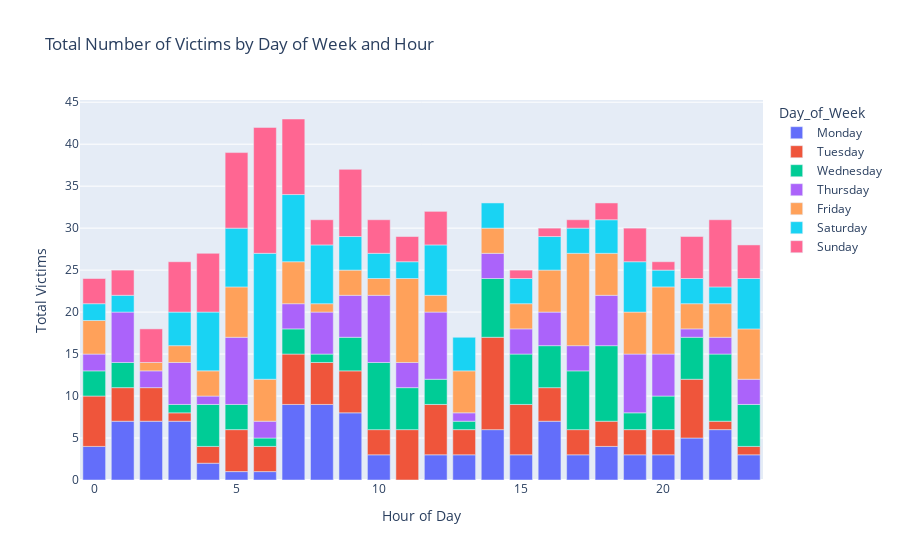

Write notebook code for a chart like this one.
### Code cell
import plotly.express as px

# Group data by day name and hour, summing 'n_victimas'
grouped_data = data_hm.groupby([data_hm['fecha_hora'].dt.day_name().rename('Day_of_Week'), 
                                 data_hm['fecha_hora'].dt.hour.rename('Hour_of_Day')])['n_victimas'].sum().reset_index()

# Create a bar plot using Plotly Express
fig = px.bar(grouped_data, x='Hour_of_Day', y='n_victimas', color='Day_of_Week', 
             title='Total Number of Victims by Day of Week and Hour',
             labels={'Hour_of_Day': 'Hour of Day', 'n_victimas': 'Total Victims'},
             category_orders={'Day_of_Week': ['Monday', 'Tuesday', 'Wednesday', 'Thursday', 'Friday', 'Saturday', 'Sunday']})

# Show the plot
fig.show()

### Figure 1 — Plotly figure (JSON) as saved in the notebook; plotly's stock layout.template omitted (floating-point values rounded to 4 significant figures)
{"data": [{"alignmentgroup": "True", "hovertemplate": "Day_of_Week=Monday<br>Hour of Day=%{x}<br>Total Victims=%{y}<extra></extra>", "legendgroup": "Monday", "marker": {"color": "#636efa", "pattern": {"shape": ""}}, "name": "Monday", "offsetgroup": "Monday", "orientation": "v", "showlegend": true, "textposition": "auto", "type": "bar", "x": [0, 1, 2, 3, 4, 5, 6, 7, 8, 9, 10, 12, 13, 14, 15, 16, 17, 18, 19, 20, 21, 22, 23], "xaxis": "x", "y": [4, 7, 7, 7, 2, 1, 1, 9, 9, 8, 3, 3, 3, 6, 3, 7, 3, 4, 3, 3, 5, 6, 3], "yaxis": "y"}, {"alignmentgroup": "True", "hovertemplate": "Day_of_Week=Tuesday<br>Hour of Day=%{x}<br>Total Victims=%{y}<extra></extra>", "legendgroup": "Tuesday", "marker": {"color": "#EF553B", "pattern": {"shape": ""}}, "name": "Tuesday", "offsetgroup": "Tuesday", "orientation": "v", "showlegend": true, "textposition": "auto", "type": "bar", "x": [0, 1, 2, 3, 4, 5, 6, 7, 8, 9, 10, 11, 12, 13, 14, 15, 16, 17, 18, 19, 20, 21, 22, 23], "xaxis": "x", "y": [6, 4, 4, 1, 2, 5, 3, 6, 5, 5, 3, 6, 6, 3, 11, 6, 4, 3, 3, 3, 3, 7, 1, 1], "yaxis": "y"}, {"alignmentgroup": "True", "hovertemplate": "Day_of_Week=Wednesday<br>Hour of Day=%{x}<br>Total Victims=%{y}<extra></extra>", "legendgroup": "Wednesday", "marker": {"color": "#00cc96", "pattern": {"shape": ""}}, "name": "Wednesday", "offsetgroup": "Wednesday", "orientation": "v", "showlegend": true, "textposition": "auto", "type": "bar", "x": [0, 1, 3, 4, 5, 6, 7, 8, 9, 10, 11, 12, 13, 14, 15, 16, 17, 18, 19, 20, 21, 22, 23], "xaxis": "x", "y": [3, 3, 1, 5, 3, 1, 3, 1, 4, 8, 5, 3, 1, 7, 6, 5, 7, 9, 2, 4, 5, 8, 5], "yaxis": "y"}, {"alignmentgroup": "True", "hovertemplate": "Day_of_Week=Thursday<br>Hour of Day=%{x}<br>Total Victims=%{y}<extra></extra>", "legendgroup": "Thursday", "marker": {"color": "#ab63fa", "pattern": {"shape": ""}}, "name": "Thursday", "offsetgroup": "Thursday", "orientation": "v", "showlegend": true, "textposition": "auto", "type": "bar", "x": [0, 1, 2, 3, 4, 5, 6, 7, 8, 9, 10, 11, 12, 13, 14, 15, 16, 17, 18, 19, 20, 21, 22, 23], "xaxis": "x", "y": [2, 6, 2, 5, 1, 8, 2, 3, 5, 5, 8, 3, 8, 1, 3, 3, 4, 3, 6, 7, 5, 1, 2, 3], "yaxis": "y"}, {"alignmentgroup": "True", "hovertemplate": "Day_of_Week=Friday<br>Hour of Day=%{x}<br>Total Victims=%{y}<extra></extra>", "legendgroup": "Friday", "marker": {"color": "#FFA15A", "pattern": {"shape": ""}}, "name": "Friday", "offsetgroup": "Friday", "orientation": "v", "showlegend": true, "textposition": "auto", "type": "bar", "x": [0, 2, 3, 4, 5, 6, 7, 8, 9, 10, 11, 12, 13, 14, 15, 16, 17, 18, 19, 20, 21, 22, 23], "xaxis": "x", "y": [4, 1, 2, 3, 6, 5, 5, 1, 3, 2, 10, 2, 5, 3, 3, 5, 11, 5, 5, 8, 3, 4, 6], "yaxis": "y"}, {"alignmentgroup": "True", "hovertemplate": "Day_of_Week=Saturday<br>Hour of Day=%{x}<br>Total Victims=%{y}<extra></extra>", "legendgroup": "Saturday", "marker": {"color": "#19d3f3", "pattern": {"shape": ""}}, "name": "Saturday", "offsetgroup": "Saturday", "orientation": "v", "showlegend": true, "textposition": "auto", "type": "bar", "x": [0, 1, 3, 4, 5, 6, 7, 8, 9, 10, 11, 12, 13, 14, 15, 16, 17, 18, 19, 20, 21, 22, 23], "xaxis": "x", "y": [2, 2, 4, 7, 7, 15, 8, 7, 4, 3, 2, 6, 4, 3, 3, 4, 3, 4, 6, 2, 3, 2, 6], "yaxis": "y"}, {"alignmentgroup": "True", "hovertemplate": "Day_of_Week=Sunday<br>Hour of Day=%{x}<br>Total Victims=%{y}<extra></extra>", "legendgroup": "Sunday", "marker": {"color": "#FF6692", "pattern": {"shape": ""}}, "name": "Sunday", "offsetgroup": "Sunday", "orientation": "v", "showlegend": true, "textposition": "auto", "type": "bar", "x": [0, 1, 2, 3, 4, 5, 6, 7, 8, 9, 10, 11, 12, 15, 16, 17, 18, 19, 20, 21, 22, 23], "xaxis": "x", "y": [3, 3, 4, 6, 7, 9, 15, 9, 3, 8, 4, 3, 4, 1, 1, 1, 2, 4, 1, 5, 8, 4], "yaxis": "y"}], "layout": {"barmode": "relative", "legend": {"title": {"text": "Day_of_Week"}, "tracegroupgap": 0}, "title": {"text": "Total Number of Victims by Day of Week and Hour"}, "xaxis": {"anchor": "y", "domain": [0, 1], "title": {"text": "Hour of Day"}}, "yaxis": {"anchor": "x", "domain": [0, 1], "title": {"text": "Total Victims"}}}}
